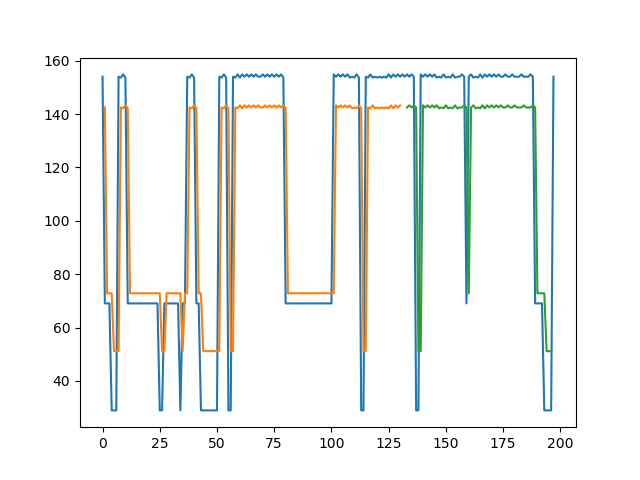

This chart was generated by the following Python code:
# LSTM for international airline passengers problem with regression framing
import numpy
import matplotlib.pyplot as plt
from pandas import read_csv
import math
from keras.models import Sequential
from keras.layers import Dense
from keras.layers import LSTM
from sklearn.preprocessing import MinMaxScaler
from sklearn.metrics import mean_squared_error
# convert an array of values into a dataset matrix
def create_dataset(dataset, look_back=1):
	dataX, dataY = [], []
	for i in range(len(dataset)-look_back-1):
		a = dataset[i:(i+look_back), 0]
		dataX.append(a)
		dataY.append(dataset[i + look_back, 0])
	return numpy.array(dataX), numpy.array(dataY)
# fix random seed for reproducibility
numpy.random.seed(7)
# load the dataset
#dataframe = read_csv('international-airline-passengers.csv', usecols=[1], engine='python', skipfooter=3)
#09_05_2017_10KRows_modified
dataframe = read_csv('data.csv')
dataset = dataframe.values
dataset = dataset.astype('float32')
plt.plot(dataset)
plt.show()
# normalize the dataset
scaler = MinMaxScaler(feature_range=(0, 1))
dataset = scaler.fit_transform(dataset)
# split into train and test sets
train_size = int(len(dataset) * 0.67)
test_size = len(dataset) - train_size
train, test = dataset[0:train_size,:], dataset[train_size:len(dataset),:]
# reshape into X=t and Y=t+1
look_back = 1
trainX, trainY = create_dataset(train, look_back)
testX, testY = create_dataset(test, look_back)
# reshape input to be [samples, time steps, features]
trainX = numpy.reshape(trainX, (trainX.shape[0], 1, trainX.shape[1]))
testX = numpy.reshape(testX, (testX.shape[0], 1, testX.shape[1]))
# create and fit the LSTM network
model = Sequential()
model.add(LSTM(4, input_shape=(1, look_back)))
model.add(Dense(1))
model.compile(loss='mean_squared_error', optimizer='adam')
model.fit(trainX, trainY, epochs=100, batch_size=1, verbose=2)
# make predictions
trainPredict = model.predict(trainX)
testPredict = model.predict(testX)
# invert predictions
trainPredict = scaler.inverse_transform(trainPredict)
trainY = scaler.inverse_transform([trainY])
testPredict = scaler.inverse_transform(testPredict)
testY = scaler.inverse_transform([testY])
# calculate root mean squared error
trainScore = math.sqrt(mean_squared_error(trainY[0], trainPredict[:,0]))
print('Train Score: %.2f RMSE' % (trainScore))
testScore = math.sqrt(mean_squared_error(testY[0], testPredict[:,0]))
print('Test Score: %.2f RMSE' % (testScore))
# shift train predictions for plotting
trainPredictPlot = numpy.empty_like(dataset)
trainPredictPlot[:, :] = numpy.nan
trainPredictPlot[look_back:len(trainPredict)+look_back, :] = trainPredict
# shift test predictions for plotting
testPredictPlot = numpy.empty_like(dataset)
testPredictPlot[:, :] = numpy.nan
testPredictPlot[len(trainPredict)+(look_back*2)+1:len(dataset)-1, :] = testPredict
# plot baseline and predictions
plt.plot(scaler.inverse_transform(dataset))
plt.plot(trainPredictPlot)
plt.plot(testPredictPlot)
plt.show()
